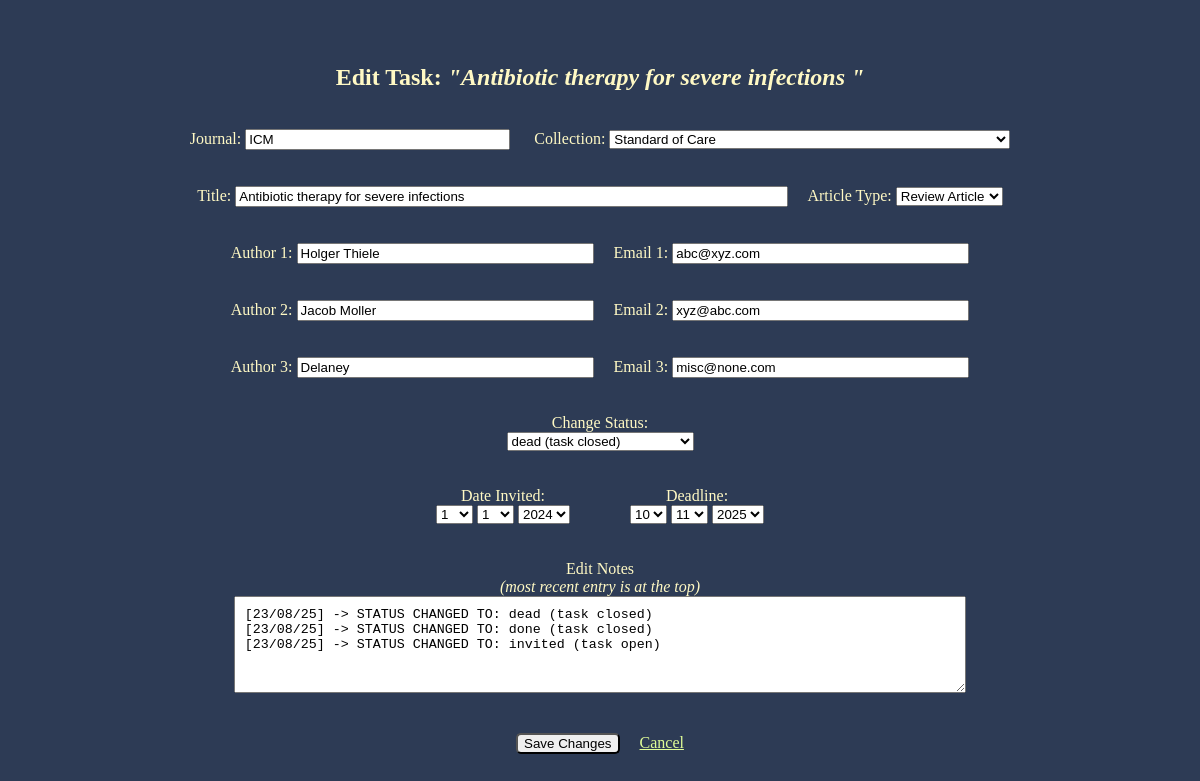
/edit-task/1, run on an earlier commit of the app's database.
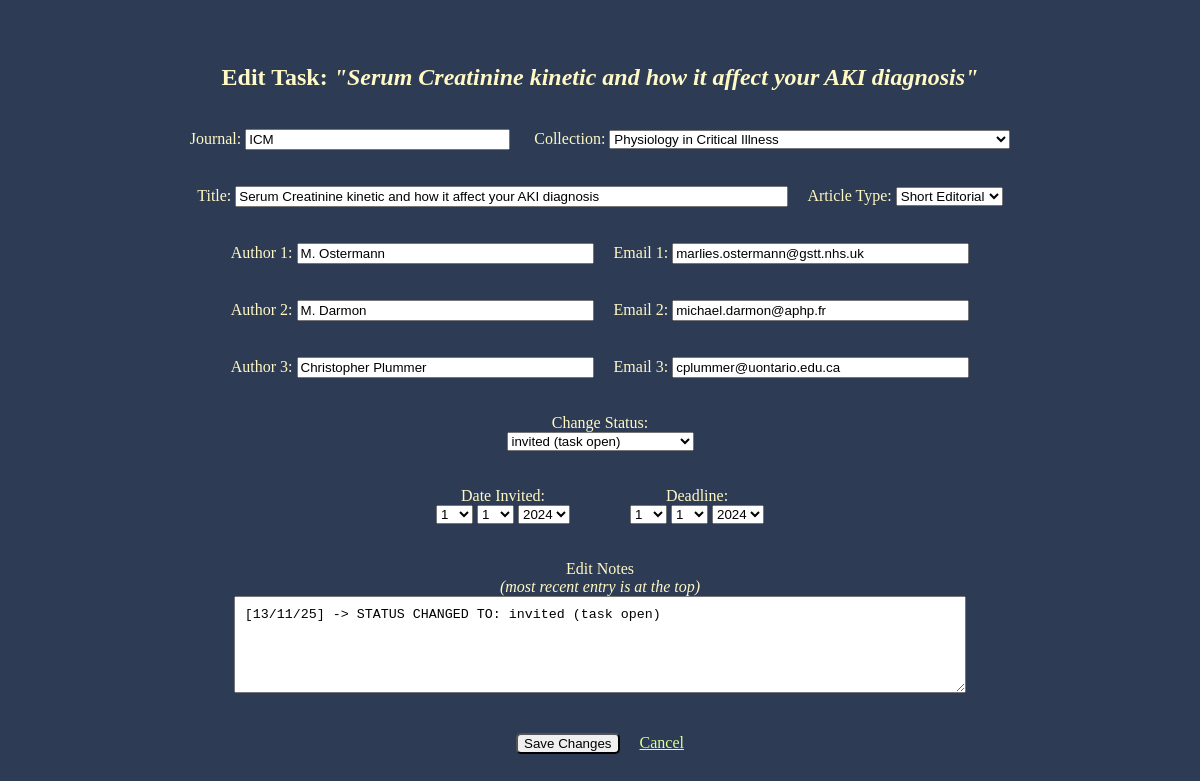
And on a later commit of the database.
### app.py (models this page shows, shortened)
class Task(db.Model):
    id = db.Column(db.Integer, primary_key=True)
    journal = db.Column(db.String(100), nullable=False)
    collection = db.Column(db.String(50))
    type = db.Column(db.String(50))
    title = db.Column(db.String(120))
    deadline = db.Column(db.Date)
    author1 = db.Column(db.String(30))
    email1 = db.Column(db.String(30))
    author2 = db.Column(db.String(30))
    email2 = db.Column(db.String(30))
    author3 = db.Column(db.String(30))
    email3 = db.Column(db.String(30))
    date_invited = db.Column(db.Date)
    status = db.Column(db.String(30))
    last_change_in_notes = db.Column(db.Date)
    notes = db.Column(db.String(2500))

### app.py (the view, shortened to what this page needs)
@app.route('/edit-task/<int:task_id>', methods=['GET', 'POST'])
def edit_task(task_id):
    task = Task.query.get_or_404(task_id)
    current_year = datetime.now().year
    current_date_str = datetime.now().date().strftime('%d/%m/%y')
    date_ranges = {
        'days': list(range(1, 32)),
        'months': list(range(1, 13)),
        'invited_years': list(range(current_year-1, current_year + 3)),
        'deadline_years': list(range(current_year-1, current_year + 3))
    }
    default_date = datetime.now().date()
    date_invited = task.date_invited or default_date
    deadline = task.deadline or default_date
    return render_template('edit_task.html', task=task, date_invited=date_invited, deadline=deadline, **date_ranges)

### templates/edit_task.html (shortened to what this page needs)
{% extends 'base.html' %}
{% block body %}
<div class="content">
    <br><br>
    <h2>Edit Task: <i>"{{ task.title }}"</i></h2>
    <br>
    <form method="POST">
        <div>
            <label>Journal:</label>
            <input type="text" name="journal" maxlength="120" size='30' value="{{ task.journal }}" required>
            <label>Collection:</label>
            <select name="collection">
                <option value="Standard of Care" {% if task.collection == 'Standard of Care' %}selected{% endif %}>
                    Standard of Care
                </option>
                <option value="Physiology in Critical Illness" {% if task.collection == 'Physiology in Critical Illness' %}selected{% endif %}>
                    Physiology in Critical Illness
                </option>
            </select>
            <br><br><br>
            <label>Title:</label>
            <input type="text" name="title" maxlength="120" size='66' value="{{ task.title }}" required>
            <label>Article Type:</label>
            <select name="type">
                <option value="Review Article" {% if task.type == 'Review Article' %}selected{% endif %}>Review Article</option>
                <option value="Short Editorial" {% if task.type == 'Short Editorial' %}selected{% endif %}>Short Editorial</option>
            </select>
            <br><br><br>
            <label>Author 1:</label>
            <input type="text" name="author1" maxlength="60" size='34' value="{{ task.author1 }}" required>
            <label>Email 1:</label>
            <input type="text" name="email1" maxlength="60" size='34' value="{{ task.email1 }}" required>
            <br><br><br>
            <label>Author 2:</label>
            <input type="text" name="author2" maxlength="60" size='34' value="{{ task.author2 }}">
            <label>Email 2:</label>
            <input type="text" name="email2" maxlength="60" size='34' value="{{ task.email2 }}">
            <br><br><br>
            <label>Author 3:</label>
            <input type="text" name="author3" maxlength="60" size='34' value="{{ task.author3 }}">
            <label>Email 3:</label>
            <input type="text" name="email3" maxlength="60" size='34' value="{{ task.email3 }}">
        </div>
        <br><br>
        <label>Change Status:</label>
        <br>
        <select name="new_status">
            <option value="invited (task open)"
            {% if task.status == 'invited (task open)' %}selected{% endif %}>invited (task open)</option>
            <option value="dead (task closed)"
            {% if task.status == 'dead (task closed)' %}selected{% endif %}>
                dead (task closed)
            </option>
        </select>
        <br><br><br>
        <div class="flexbox-div">
            <div>
                <label>Date Invited:</label>
                <div>
                    <select name="date_invited_day">
                        {% for day in days %}
                        <option value="{{ day }}" {% if day == date_invited.day %}selected{% endif %}>{{ day }}</option>
                        {% endfor %}
                    </select>
                    <select name="date_invited_month">
                        {% for month in months %}
                        <option value="{{ month }}" {% if month == date_invited.month %}selected{% endif %}>{{ month }}</option>
                        {% endfor %}
                    </select>
                    <select name="date_invited_year">
                        {% for year in invited_years %}
                        <option value="{{ year }}" {% if year == date_invited.year %}selected{% endif %}>{{ year }}</option>
                        {% endfor %}
                    </select>
                </div>
            </div>
            <br>
            <div>
                <label>Deadline:</label>
                <div>
                    <select name="deadline_day">
                        {% for day in days %}
                        <option value="{{ day }}" {% if day == deadline.day %}selected{% endif %}>{{ day }}</option>
                        {% endfor %}
                    </select>
                    <select name="deadline_month">
                        {% for month in months %}
                        <option value="{{ month }}" {% if month == deadline.month %}selected{% endif %}>{{ month }}</option>
                        {% endfor %}
                    </select>
                    <select name="deadline_year">
                        {% for year in deadline_years %}
                        <option value="{{ year }}" {% if year == deadline.year %}selected{% endif %}>{{ year }}</option>
                        {% endfor %}
                    </select>
                </div>
            </div>
        </div>
        <br><br>
        <label>
            Edit Notes <br><i>(most recent entry is at the top)</i>
        </label>
        <br>
        <textarea name="notes" maxlength="2500" rows="5" style="width:60%">{{ task.notes or '' }}</textarea>
        <br><br><br>
        <button type="submit" class="btn">Save Changes</button>
        <a href="{{ url_for('index') }}" class="one">Cancel</a>
    </form>
</div>
{% endblock %}

### templates/base.html (shortened to what this page needs)
<!DOCTYPE html>
<html lang="en">
<head>
    <link rel="stylesheet" href="{{url_for('static',filename='style.css')}}">
</head>
<body>
    {% block body %} {% endblock %}
</body>
</html>

### static/style.css (style rules this page uses)
body { background-color: #2d3b55; color: #fff9c4 }
.content { align-items: center; text-align: center; }
a.one:link { color: #e0fd97; }
.btn { border-radius: 5px; }
textarea { padding: 10px; }
.flexbox-div { display: flex; justify-content: center; column-gap: 30px; }

What changed in the data, as far as the page shows it:
changed Task "ICM": title "Antibiotic therapy for severe infections" → "Serum Creatinine kinetic and how it affect your AKI diagnosis"; collection "Standard of Care" → "Physiology in Critical Illness"; type "Review Article" → "Short Editorial"; author1 "Holger Thiele" → "M. Ostermann"; email1 "abc@xyz.com" → "marlies.ostermann@gstt.nhs.uk"; author2 "Jacob Moller" → "M. Darmon"; email2 "xyz@abc.com" → "michael.darmon@aphp.fr"; author3 "Delaney" → "Christopher Plummer"; email3 "misc@none.com" → "cplummer@uontario.edu.ca"; new_status "dead (task closed)" → "invited (task open)"; date_invited_year (not shown) → "2024"; deadline_day "10" → "1"; deadline_month "11" → "1"; deadline_year "2025" → "2024"; notes "[23/08/25] -> STATUS CHANGED TO: dead (task closed) [23/08/25] -> STATUS CHANGED TO: done (task closed) [23/08/25] -> STATUS CHANGED TO: invited (task open)" → "[13/11/25] -> STATUS CHANGED TO: invited (task open)"
Also different on the page:
form field date_invited_year: "2024" → (not shown)
